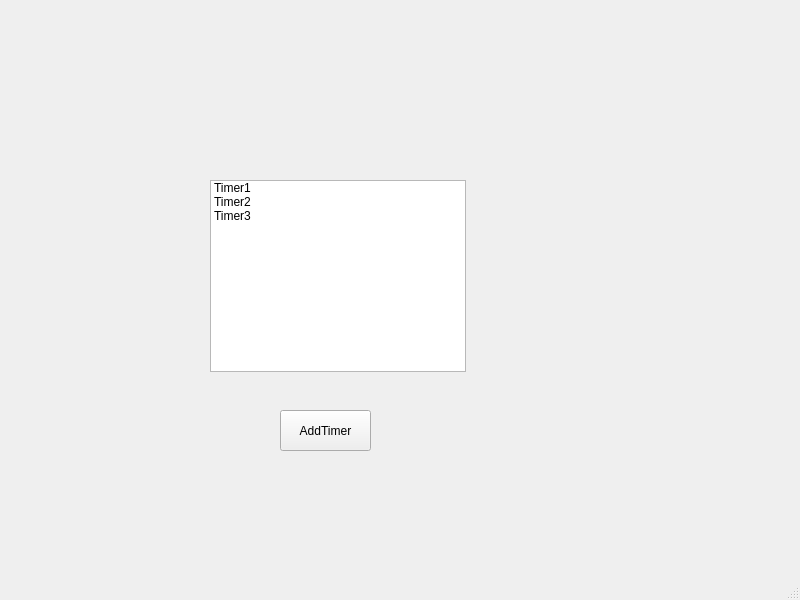
<?xml version="1.0" encoding="UTF-8"?>
<ui version="4.0">
 <class>MainWindow</class>
 <widget class="QMainWindow" name="MainWindow">
  <property name="geometry">
   <rect>
    <x>0</x>
    <y>0</y>
    <width>800</width>
    <height>600</height>
   </rect>
  </property>
  <property name="windowTitle">
   <string>MainWindow</string>
  </property>
  <widget class="QWidget" name="centralwidget">
   <widget class="QPushButton" name="pushButton">
    <property name="geometry">
     <rect>
      <x>280</x>
      <y>410</y>
      <width>91</width>
      <height>41</height>
     </rect>
    </property>
    <property name="text">
     <string>AddTimer</string>
    </property>
   </widget>
   <widget class="QListWidget" name="listWidget">
    <property name="geometry">
     <rect>
      <x>210</x>
      <y>180</y>
      <width>256</width>
      <height>192</height>
     </rect>
    </property>
    <item>
     <property name="text">
      <string>Timer1</string>
     </property>
    </item>
    <item>
     <property name="text">
      <string>Timer2</string>
     </property>
    </item>
    <item>
     <property name="text">
      <string>Timer3</string>
     </property>
    </item>
   </widget>
  </widget>
  <widget class="QMenuBar" name="menubar">
   <property name="geometry">
    <rect>
     <x>0</x>
     <y>0</y>
     <width>800</width>
     <height>21</height>
    </rect>
   </property>
  </widget>
  <widget class="QStatusBar" name="statusbar"/>
 </widget>
 <resources/>
 <connections/>
</ui>
